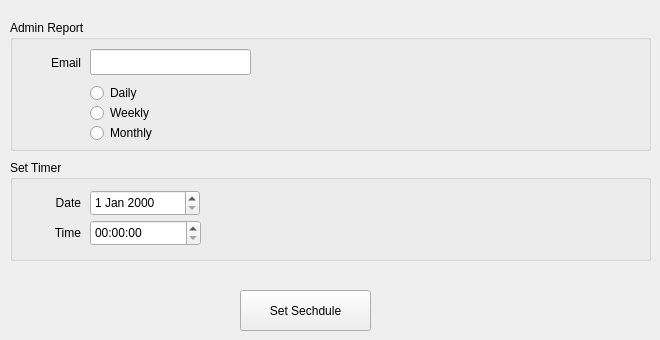
      <widget class="QWidget" name="tab_8">
       <attribute name="title">
        <string>Admin</string>
       </attribute>
       <widget class="QPushButton" name="pushButton_39">
        <property name="geometry">
         <rect>
          <x>240</x>
          <y>290</y>
          <width>131</width>
          <height>41</height>
         </rect>
        </property>
        <property name="text">
         <string>Set Sechdule</string>
        </property>
       </widget>
       <widget class="QGroupBox" name="groupBox_18">
        <property name="geometry">
         <rect>
          <x>10</x>
          <y>20</y>
          <width>641</width>
          <height>131</height>
         </rect>
        </property>
        <property name="title">
         <string>Admin Report</string>
        </property>
        <widget class="QLabel" name="label_104">
         <property name="geometry">
          <rect>
           <x>20</x>
           <y>30</y>
           <width>51</width>
           <height>26</height>
          </rect>
         </property>
         <property name="text">
          <string>Email</string>
         </property>
         <property name="alignment">
          <set>Qt::AlignRight|Qt::AlignTrailing|Qt::AlignVCenter</set>
         </property>
        </widget>
        <widget class="QRadioButton" name="radioButton">
         <property name="geometry">
          <rect>
           <x>80</x>
           <y>60</y>
           <width>82</width>
           <height>26</height>
          </rect>
         </property>
         <property name="text">
          <string>Daily</string>
         </property>
        </widget>
        <widget class="QRadioButton" name="radioButton_3">
         <property name="geometry">
          <rect>
           <x>80</x>
           <y>100</y>
           <width>82</width>
           <height>26</height>
          </rect>
         </property>
         <property name="text">
          <string>Monthly</string>
         </property>
        </widget>
        <widget class="QLineEdit" name="lineEdit_83">
         <property name="geometry">
          <rect>
           <x>80</x>
           <y>29</y>
           <width>161</width>
           <height>26</height>
          </rect>
         </property>
        </widget>
        <widget class="QRadioButton" name="radioButton_2">
         <property name="geometry">
          <rect>
           <x>80</x>
           <y>80</y>
           <width>82</width>
           <height>26</height>
          </rect>
         </property>
         <property name="text">
          <string>Weekly</string>
         </property>
        </widget>
       </widget>
       <widget class="QGroupBox" name="groupBox_19">
        <property name="geometry">
         <rect>
          <x>10</x>
          <y>160</y>
          <width>641</width>
          <height>101</height>
         </rect>
        </property>
        <property name="title">
         <string>Set Timer</string>
        </property>
        <widget class="QLabel" name="label_105">
         <property name="geometry">
          <rect>
           <x>20</x>
           <y>30</y>
           <width>51</width>
           <height>26</height>
          </rect>
         </property>
         <property name="text">
          <string>Date</string>
         </property>
         <property name="alignment">
          <set>Qt::AlignRight|Qt::AlignTrailing|Qt::AlignVCenter</set>
         </property>
        </widget>
        <widget class="QDateEdit" name="dateEdit_13">
         <property name="geometry">
          <rect>
           <x>80</x>
           <y>30</y>
           <width>110</width>
           <height>26</height>
          </rect>
         </property>
        </widget>
        <widget class="QLabel" name="label_106">
         <property name="geometry">
          <rect>
           <x>20</x>
           <y>60</y>
           <width>51</width>
           <height>26</height>
          </rect>
         </property>
         <property name="text">
          <string>Time</string>
         </property>
         <property name="alignment">
          <set>Qt::AlignRight|Qt::AlignTrailing|Qt::AlignVCenter</set>
         </property>
        </widget>
        <widget class="QTimeEdit" name="timeEdit">
         <property name="geometry">
          <rect>
           <x>80</x>
           <y>60</y>
           <width>111</width>
           <height>26</height>
          </rect>
         </property>
        </widget>
       </widget>
      </widget>
